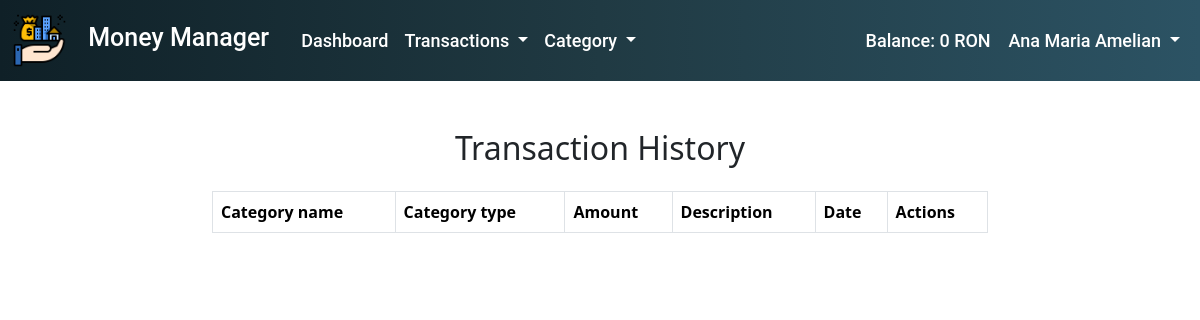
Page /list_of_transactions/ (signed in) on the earlier database version.
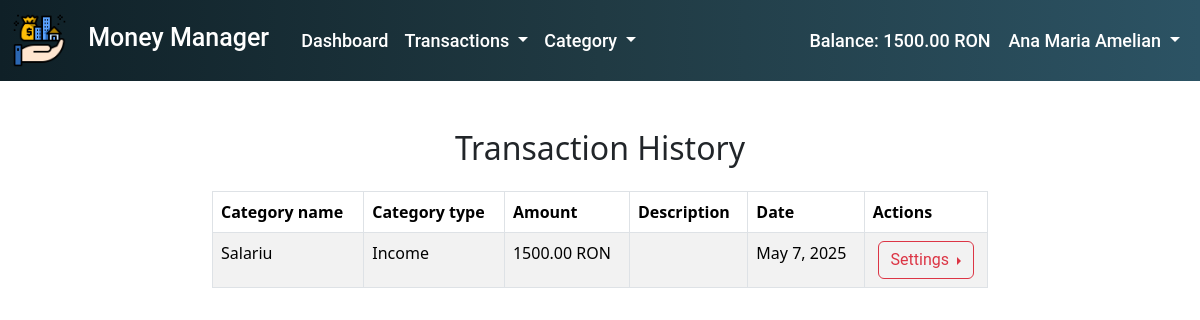
Same page on the later database version.
### transactions/models.py (models this page shows, shortened)
class UserTransactions(models.Model):
    user = models.ForeignKey(User, on_delete=models.CASCADE)
    category = models.ForeignKey(UserCategory, null = True, blank = True, on_delete = models.SET_NULL)
    amount = models.DecimalField(max_digits=10, decimal_places=2)
    date = models.DateField()
    description = models.TextField(blank=True)
    created_at = models.DateTimeField(auto_now_add=True)
    updated_at = models.DateTimeField(auto_now=True)
    month = models.IntegerField(null = True, blank = True)
    year = models.IntegerField(null = True, blank = True)

### categories/models.py (models this page shows, shortened)
class UserCategory(models.Model):
    user = models.ForeignKey(User, on_delete=models.CASCADE, null=True)
    name = models.CharField(max_length=100)
    is_income = models.BooleanField(choices=is_income_choices,default=False)  # Venituri vs Cheltuieli
    created_at = models.DateTimeField(auto_now_add=True)
    updated_at = models.DateTimeField(auto_now=True)

### transactions/views.py (the view)
# urls.py: path('list_of_transactions/',views.TransactionListView.as_view(), name='list-of-transactions'),
class TransactionListView(LoginRequiredMixin, ListView):
    template_name = 'transactions/list_of_transactions.html'
    model = UserTransactions
    context_object_name = 'all_transactions'
    def get_queryset(self):
        return UserTransactions.objects.filter(user=self.request.user)
    def get_context_data(self, **kwargs):
        data = super().get_context_data(**kwargs)
        data['categories'] = UserCategory.objects.all()
        return data

### MoneyManager/context_processors.py (called while the page is built)
def transactions_context(request):
    context = {}
    if request.user.is_authenticated:
        incomes = UserTransactions.objects.filter(user=request.user, category__is_income=True)
        total_income = sum(income.amount for income in incomes)
        expenses = UserTransactions.objects.filter(user=request.user, category__is_income=False)
        total_expense = sum(expense.amount for expense in expenses)
        total_money = total_income - total_expense
        first_name = request.user.first_name
        last_name = request.user.last_name
        fullname = f"{first_name} {last_name}"
        context = {
            'total_money': total_money,
            'full_name': fullname,
        }
    return context

### templates/transactions/list_of_transactions.html (shortened to what this page needs)
{% extends 'base.html' %}
{% block content %}
    <div class="container-fluid py-5">
        <div class="row">
            <div class="col-md-8 offset-md-2">
                <h2 class="text-center mb-4">Transaction History</h2>
                <table class="table table-striped table-bordered">
                    <thead class="thead-dark">
                    <tr>
                        <th>Category name</th>
                        <th>Category type</th>
                        <th>Amount</th>
                        <th>Description</th>
                        <th>Date</th>
                        <th>Actions</th>
                    </tr>
                    </thead>
                    <tbody>
                    {% for transaction in all_transactions %}
                        <tr>
                            <td>{{ transaction.category.name }}</td>
                            <td>
                                {% if transaction.category.is_income %}
                                    Income
                                {% else %}
                                    Expense
                                {% endif %}
                            </td>
                            <td>{{ transaction.amount }} RON</td>
                            <td>{{ transaction.description }}</td>
                            <td>{{ transaction.date }}</td>
                            <td class="text-center">
                                <div class="btn-group dropend">
                                    <button type="button" class="btn btn-outline-danger dropdown-toggle" data-bs-toggle="dropdown" aria-expanded="false" style="font-family: 'Roboto', sans-serif;">
                                        Settings
                                    </button>
                                </div>
                            </td>
                        </tr>
                    {% endfor %}
                    </tbody>
                </table>
            </div>
        </div>
    </div>
{% endblock %}

Differences in the rows shown:
added UserTransactions: shows "Income"
Other differences:
{{ total_money }}: "0" → "1500.00"
